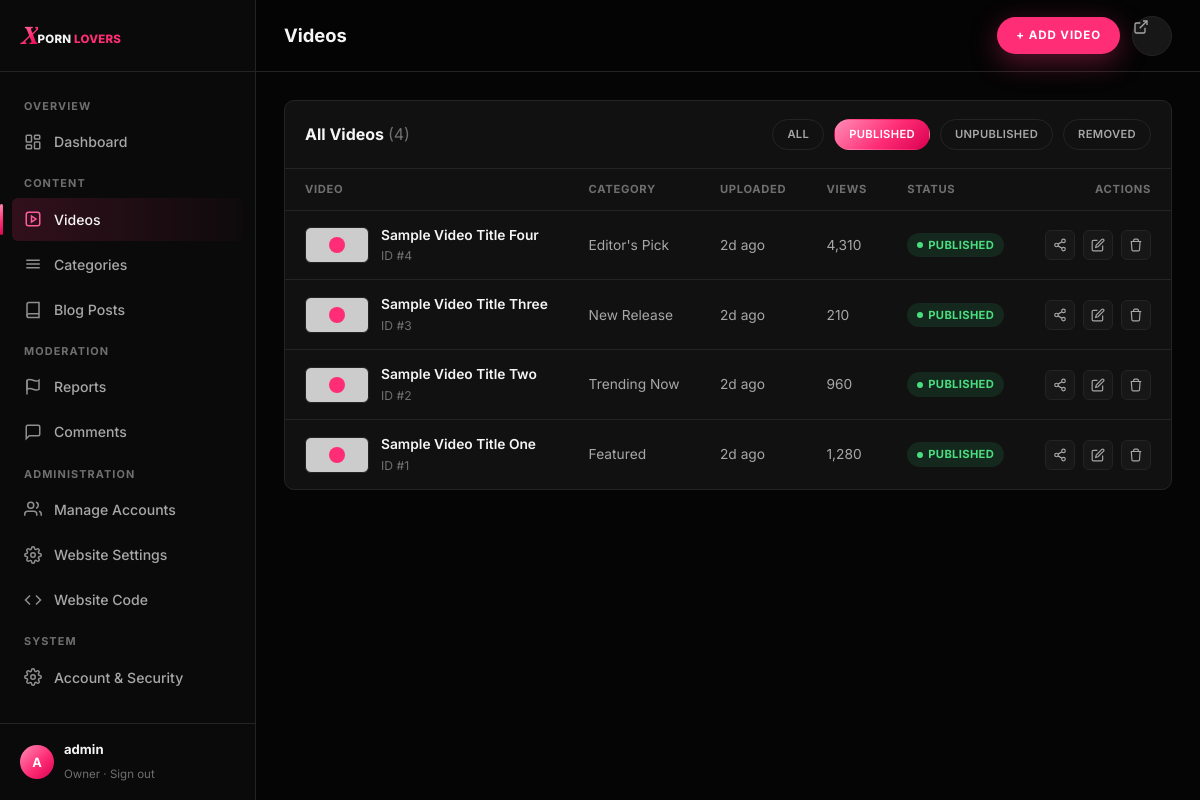
The page /admin/videos.php?status=published (signed in) on the database its author committed.
### tables this page shows
CREATE TABLE IF NOT EXISTS videos (
    id             INT UNSIGNED AUTO_INCREMENT PRIMARY KEY,
    title          VARCHAR(255) NOT NULL,
    slug           VARCHAR(255) NOT NULL UNIQUE,
    description    TEXT NULL,
    category_id    INT UNSIGNED NULL,
    video_url      VARCHAR(500) NULL,
    source_type    ENUM('url','upload','embed') NOT NULL DEFAULT 'url',
    embed_url      VARCHAR(500) NULL,
    thumbnail_url  VARCHAR(500) NULL,
    duration       VARCHAR(20) NULL,
    views          INT UNSIGNED NOT NULL DEFAULT 0,
    status         ENUM('published','unpublished','removed') NOT NULL DEFAULT 'published',
    removed_reason VARCHAR(255) NULL,
    featured       TINYINT(1) NOT NULL DEFAULT 0,
    created_by     INT UNSIGNED NULL,
    updated_by     INT UNSIGNED NULL,
    created_at     DATETIME NOT NULL DEFAULT CURRENT_TIMESTAMP,
    updated_at     DATETIME NOT NULL DEFAULT CURRENT_TIMESTAMP ON UPDATE CURRENT_TIMESTAMP,
    FOREIGN KEY (category_id) REFERENCES categories(id) ON DELETE SET NULL,
    FOREIGN KEY (created_by) REFERENCES admins(id) ON DELETE SET NULL,
    FOREIGN KEY (updated_by) REFERENCES admins(id) ON DELETE SET NULL,
    INDEX idx_videos_status_created (status, created_at),
    INDEX idx_videos_category (category_id),
    INDEX idx_videos_featured (featured, status, created_at)
);

CREATE TABLE IF NOT EXISTS categories (
    id          INT UNSIGNED AUTO_INCREMENT PRIMARY KEY,
    name        VARCHAR(100) NOT NULL,
    slug        VARCHAR(100) NOT NULL UNIQUE,
    description VARCHAR(500) NULL,
    created_at  DATETIME NOT NULL DEFAULT CURRENT_TIMESTAMP
);

### includes/db.php (called while the page is built, shortened)
<?php
function db(): PDO
{
    static $pdo = null;
    if ($pdo === null) {
        $dsn = sprintf(
            'mysql:host=%s;dbname=%s;charset=%s',
            DB_HOST,
            DB_NAME,
            DB_CHARSET
        );
        try {
            $pdo = new PDO($dsn, DB_USER, DB_PASS, [
                PDO::ATTR_ERRMODE            => PDO::ERRMODE_EXCEPTION,
                PDO::ATTR_DEFAULT_FETCH_MODE => PDO::FETCH_ASSOC,
                PDO::ATTR_EMULATE_PREPARES   => false,
            ]);
        } catch (PDOException $e) {
            error_log('[db] connection failed: ' . $e->getMessage());
            http_response_code(500);
            require __DIR__ . '/../errors/500.php';
            exit;
        }
    }
    return $pdo;
}

### includes/auth.php (called while the page is built, shortened)
<?php
require_once __DIR__ . '/db.php';
require_once __DIR__ . '/helpers.php';
function current_admin(): ?array
{
    $stmt = db()->prepare("SELECT id, username, role, is_owner, status, last_login FROM admins WHERE id = ? AND status = 'active' LIMIT 1");
    $stmt->execute([$_SESSION['admin_id']]);
    $admin = $stmt->fetch();
    return $admin;
}
function require_admin(): array
{
    $admin = current_admin();
    return $admin;
}
function admin_has_role(array $admin, string $minRole): bool
{
    return (ROLE_RANK[$admin['role']] ?? 0) >= (ROLE_RANK[$minRole] ?? PHP_INT_MAX);
}

### includes/helpers.php (called while the page is built, shortened)
<?php
function e(?string $value): string
{
    return htmlspecialchars($value ?? '', ENT_QUOTES, 'UTF-8');
}
function time_ago(string $datetime): string
{
    $diff = time() - strtotime($datetime);
    if ($diff < 86400 * 30) return floor($diff / 86400) . 'd ago';
    return date('M j, Y', strtotime($datetime));
}

### admin/videos.php (the view, shortened to what this page needs)
<?php
require_once __DIR__ . '/../includes/db.php';
require_once __DIR__ . '/../includes/helpers.php';
require_once __DIR__ . '/../includes/auth.php';
$admin = require_admin();
$pdo = db();
$editingVideo = null;
$showForm = $editingVideo !== null || isset($_GET['new']);
$perPage = 15;
$page = max(1, (int) ($_GET['page'] ?? 1));
$statusFilter = $_GET['status'] ?? '';
$validStatuses = ['published', 'unpublished', 'removed'];
$where = '1=1';
$params = [];
if (in_array($statusFilter, $validStatuses, true)) {
    $where = 'v.status = ?';
    $params[] = $statusFilter;
}
$total = (int) (function () use ($pdo, $where, $params) {
    $stmt = $pdo->prepare("SELECT COUNT(*) FROM videos v WHERE {$where}");
    $stmt->execute($params);
    return $stmt->fetchColumn();
})();
$totalPages = max(1, (int) ceil($total / $perPage));
$page = min($page, $totalPages);
$offset = ($page - 1) * $perPage;
$sql = "SELECT v.*, c.name AS category_name
        FROM videos v
        LEFT JOIN categories c ON c.id = v.category_id
        WHERE {$where}
        ORDER BY v.created_at DESC
        LIMIT {$perPage} OFFSET {$offset}";
$stmt = $pdo->prepare($sql);
$stmt->execute($params);
$videos = $stmt->fetchAll();
$statusBadges = [
    'published'   => ['class' => 'badge-published', 'label' => 'Published'],
    'unpublished' => ['class' => 'badge-draft',      'label' => 'Unpublished'],
    'removed'     => ['class' => 'badge-pending',    'label' => 'Removed'],
];
?>
<!doctype html>
<html lang="en">
<head>
<link rel="stylesheet" href="/assets/css/tokens.css">
<link rel="stylesheet" href="/assets/css/main.css">
<link rel="stylesheet" href="/assets/css/admin.css">
</head>
<body class="admin">
<div class="admin-shell">
  <?php $active = 'videos'; include __DIR__ . '/../includes/partials/admin_sidebar.php'; ?>
  <div class="admin-main">
    <header class="admin-topbar">
      <div style="display:flex; align-items:center; gap:14px;">
        <h2>Videos</h2>
      </div>
      <div class="topbar-actions">
        <?php if (!$showForm): ?>
          <a href="/admin/videos.php?new=1" class="btn btn-primary btn-sm">+ Add Video</a>
        <?php endif; ?>
        <a href="/index.php" class="btn-icon" aria-label="View site" title="View site">
          <svg width="16" height="16" viewBox="0 0 24 24" fill="none" stroke="currentColor" stroke-width="2"><path d="M18 13v6a2 2 0 0 1-2 2H5a2 2 0 0 1-2-2V8a2 2 0 0 1 2-2h6"/><path d="M15 3h6v6"/><path d="M10 14 21 3"/></svg>
        </a>
      </div>
    </header>
    <div class="admin-content">
      <div class="panel">
        <div class="panel-head">
          <h3>All Videos <span style="color:var(--text-muted); font-weight:400;">(<?= (int) $total ?>)</span></h3>
          <div class="chip-row">
            <a href="/admin/videos.php" class="chip <?= $statusFilter === '' ? 'active' : '' ?>" style="padding:6px 14px; font-size:0.7rem;">All</a>
            <a href="/admin/videos.php?status=published" class="chip <?= $statusFilter === 'published' ? 'active' : '' ?>" style="padding:6px 14px; font-size:0.7rem;">Published</a>
            <a href="/admin/videos.php?status=unpublished" class="chip <?= $statusFilter === 'unpublished' ? 'active' : '' ?>" style="padding:6px 14px; font-size:0.7rem;">Unpublished</a>
            <a href="/admin/videos.php?status=removed" class="chip <?= $statusFilter === 'removed' ? 'active' : '' ?>" style="padding:6px 14px; font-size:0.7rem;">Removed</a>
          </div>
        </div>
        <div class="table-wrap">
          <table class="data-table">
            <thead>
              <tr>
                <th>Video</th>
                <th>Category</th>
                <th>Uploaded</th>
                <th>Views</th>
                <th>Status</th>
                <th style="text-align:right;">Actions</th>
              </tr>
            </thead>
            <tbody>
              <?php if ($videos): foreach ($videos as $v):
                $badge = $statusBadges[$v['status']] ?? ['class' => 'badge-draft', 'label' => ucfirst($v['status'])];
              ?>
                <tr>
                  <td>
                    <div class="row-media">
                      <div class="row-thumb" <?= $v['thumbnail_url'] ? 'style="background-image:url(\'' . e($v['thumbnail_url']) . '\'); background-size:cover; background-position:center;"' : '' ?>></div>
                      <div class="row-title"><?= e($v['title']) ?><span>ID #<?= (int) $v['id'] ?></span></div>
                    </div>
                  </td>
                  <td><?= e($v['category_name'] ?? 'General') ?></td>
                  <td><?= e(time_ago($v['created_at'])) ?></td>
                  <td><?= number_format((int) $v['views']) ?></td>
                  <td><span class="badge <?= $badge['class'] ?>"><?= $badge['label'] ?></span></td>
                  <td>
                    <div class="row-actions">
                      <button type="button" class="share-btn" aria-label="Share" data-share-url="<?= e(rtrim(SITE_URL, '/') . '/video.php?slug=' . urlencode($v['slug'])) ?>" data-share-title="<?= e($v['title']) ?>"><svg viewBox="0 0 24 24" fill="none" stroke="currentColor" stroke-width="2"><circle cx="18" cy="5" r="3"/><circle cx="6" cy="12" r="3"/><circle cx="18" cy="19" r="3"/><path d="m8.6 13.5 6.8 4M15.4 6.5l-6.8 4"/></svg></button>
                      <a href="/admin/videos.php?edit=<?= (int) $v['id'] ?>" aria-label="Edit"><svg viewBox="0 0 24 24" fill="none" stroke="currentColor" stroke-width="2"><path d="M11 4H4a2 2 0 0 0-2 2v14a2 2 0 0 0 2 2h14a2 2 0 0 0 2-2v-7"/><path d="M18.5 2.5a2.12 2.12 0 0 1 3 3L12 15l-4 1 1-4Z"/></svg></a>
                      <form method="post" action="/admin/actions/video_action.php" onsubmit="return confirm('Permanently delete this video? This cannot be undone.');" style="display:inline;">
                        <button type="submit" aria-label="Delete"><svg viewBox="0 0 24 24" fill="none" stroke="currentColor" stroke-width="2"><path d="M3 6h18M8 6V4a2 2 0 0 1 2-2h4a2 2 0 0 1 2 2v2m3 0-1 14a2 2 0 0 1-2 2H7a2 2 0 0 1-2-2L4 6"/></svg></button>
                      </form>
                    </div>
                  </td>
                </tr>
              <?php endforeach; else: ?>
                <tr><td colspan="6" style="color:var(--text-secondary);">No videos found.</td></tr>
              <?php endif; ?>
            </tbody>
          </table>
        </div>
      </div>
    </div>
  </div>
</div>
</body>
</html>

### includes/partials/admin_sidebar.php (shortened to what this page needs)
<?php
$active = $active ?? '';
$canModerate = admin_has_role($admin, 'moderator');
$canAdminister = admin_has_role($admin, 'admin');
$roleLabels = ['creator' => 'Creator', 'moderator' => 'Moderator', 'admin' => 'Admin'];
$roleLabel = ($admin['is_owner'] ?? false) ? 'Owner' : ($roleLabels[$admin['role']] ?? ucfirst($admin['role']));
?>
<aside class="sidebar">
  <div class="sidebar-head">
    <a href="/index.php" class="logo logo--sm">
      <span class="logo-mark">X</span><span class="logo-text">PORN <span class="accent">LOVERS</span></span>
    </a>
  </div>
  <nav class="sidebar-nav">
    <div class="sidebar-group-label">Overview</div>
    <a href="/admin/dashboard.php" class="<?= $active === 'dashboard' ? 'active' : '' ?>">
      <svg viewBox="0 0 24 24" fill="none" stroke="currentColor" stroke-width="2"><rect x="3" y="3" width="7" height="9" rx="1"/><rect x="14" y="3" width="7" height="5" rx="1"/><rect x="14" y="12" width="7" height="9" rx="1"/><rect x="3" y="16" width="7" height="5" rx="1"/></svg>
      Dashboard
    </a>
    <div class="sidebar-group-label">Content</div>
    <a href="/admin/videos.php" class="<?= $active === 'videos' ? 'active' : '' ?>">
      <svg viewBox="0 0 24 24" fill="none" stroke="currentColor" stroke-width="2"><path d="m10 8 6 4-6 4V8Z"/><rect x="3" y="3" width="18" height="18" rx="3"/></svg>
      Videos
    </a>
    <a href="/admin/categories.php" class="<?= $active === 'categories' ? 'active' : '' ?>">
      <svg viewBox="0 0 24 24" fill="none" stroke="currentColor" stroke-width="2"><path d="M3 7h18M3 12h18M3 17h18"/></svg>
      Categories
    </a>
    <a href="#">
      <svg viewBox="0 0 24 24" fill="none" stroke="currentColor" stroke-width="2"><path d="M4 19.5A2.5 2.5 0 0 1 6.5 17H20"/><path d="M6.5 2H20v20H6.5A2.5 2.5 0 0 1 4 19.5v-15A2.5 2.5 0 0 1 6.5 2z"/></svg>
      Blog Posts
    </a>
    <?php if ($canModerate): ?>
      <div class="sidebar-group-label">Moderation</div>
      <a href="/admin/dashboard.php#reports" style="justify-content:space-between;">
        <span style="display:flex; align-items:center; gap:12px;">
          <svg viewBox="0 0 24 24" fill="none" stroke="currentColor" stroke-width="2"><path d="M4 15s1-1 4-1 5 2 8 2 4-1 4-1V3s-1 1-4 1-5-2-8-2-4 1-4 1z"/><path d="M4 22V3"/></svg>
          Reports
        </span>
      </a>
      <a href="/admin/comments.php" class="<?= $active === 'comments' ? 'active' : '' ?>" style="justify-content:space-between;">
        <span style="display:flex; align-items:center; gap:12px;">
          <svg viewBox="0 0 24 24" fill="none" stroke="currentColor" stroke-width="2"><path d="M21 15a2 2 0 0 1-2 2H7l-4 4V5a2 2 0 0 1 2-2h14a2 2 0 0 1 2 2z"/></svg>
          Comments
        </span>
      </a>
    <?php endif; ?>
    <?php if ($canAdminister): ?>
      <div class="sidebar-group-label">Administration</div>
      <a href="/admin/accounts.php" class="<?= $active === 'accounts' ? 'active' : '' ?>">
        <svg viewBox="0 0 24 24" fill="none" stroke="currentColor" stroke-width="2"><path d="M17 21v-2a4 4 0 0 0-4-4H5a4 4 0 0 0-4 4v2"/><circle cx="9" cy="7" r="4"/><path d="M23 21v-2a4 4 0 0 0-3-3.87"/><path d="M16 3.13a4 4 0 0 1 0 7.75"/></svg>
        Manage Accounts
      </a>
      <a href="/admin/settings.php" class="<?= $active === 'settings' ? 'active' : '' ?>">
        Website Settings
      </a>
      <a href="/admin/code.php" class="<?= $active === 'code' ? 'active' : '' ?>">
        <svg viewBox="0 0 24 24" fill="none" stroke="currentColor" stroke-width="2"><polyline points="16 18 22 12 16 6"/><polyline points="8 6 2 12 8 18"/></svg>
        Website Code
      </a>
    <?php endif; ?>
    <div class="sidebar-group-label">System</div>
    <a href="/admin/dashboard.php#account">
      Account &amp; Security
    </a>
  </nav>
  <div class="sidebar-foot">
    <div class="avatar"><?= e(mb_strtoupper(mb_substr($admin['username'], 0, 1))) ?></div>
    <div class="who">
      <strong><?= e($admin['username']) ?></strong>
      <span><?= e($roleLabel) ?> · <a href="/admin/logout.php" style="color:var(--text-muted);">Sign out</a></span>
    </div>
  </div>
</aside>

### rows shown on the page
videos: title "Sample Video Title Four", id "4", category.name "Editor's Pick", created_at "2d ago", views "4,310", status "PUBLISHED"
videos: title "Sample Video Title Three", id "3", category.name "New Release", created_at "2d ago", views "210", status "PUBLISHED"
videos: title "Sample Video Title Two", id "2", category.name "Trending Now", created_at "2d ago", views "960", status "PUBLISHED"
videos: title "Sample Video Title One", id "1", category.name "Featured", created_at "2d ago", views "1,280", status "PUBLISHED"

### other values the page prints
mb_strtoupper(mb_substr($admin['username'], 0, 1)) "A"
$admin['username'] "admin"
$roleLabel "Owner"
$total "4"
